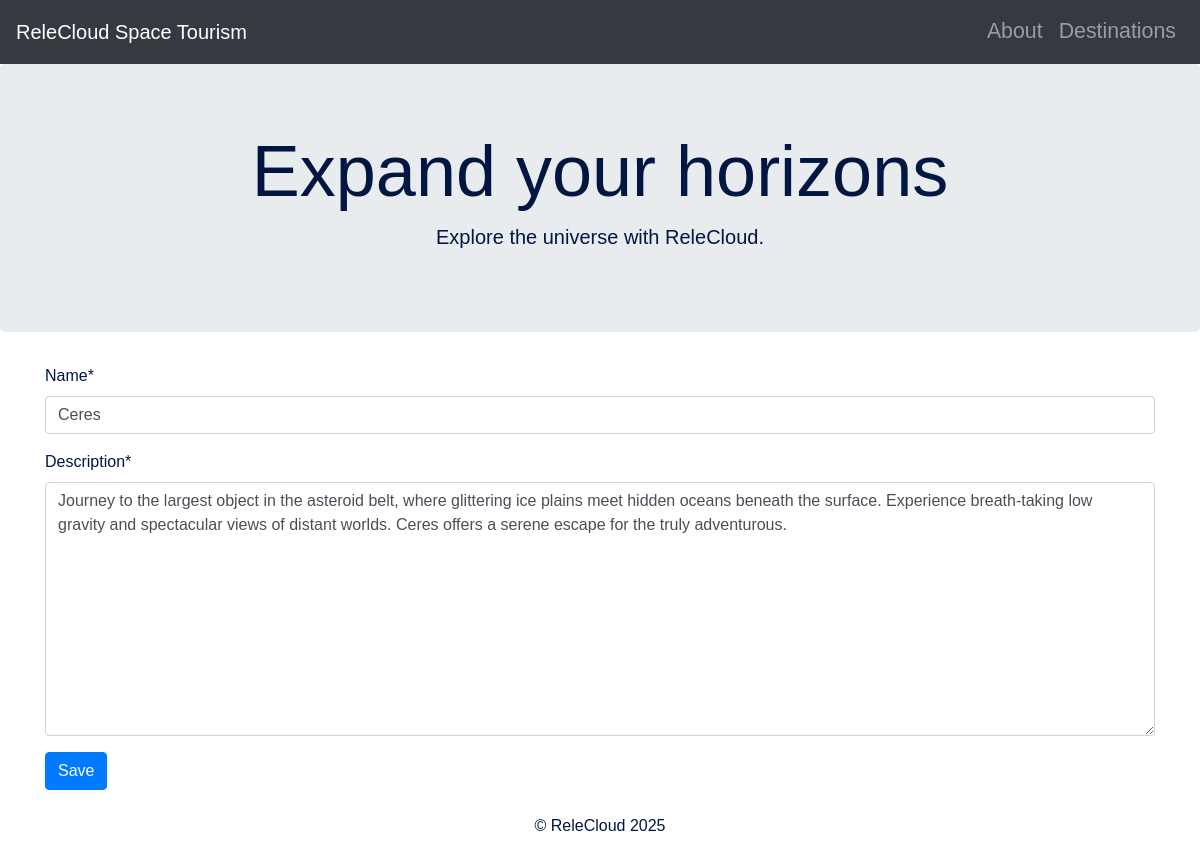
Screenshot of /destination/1/update with the database file from the repository.
### relecloud/models.py (models this page shows, shortened)
class Destination(models.Model):
    name = models.CharField(
        unique=True,
        max_length=50,
        null=False,
        blank=False,
    )
    description = models.TextField(
        max_length=2000,
        null=False,
        blank=False
    )

### relecloud/views.py (the view)
# urls.py: path('destination/<int:pk>/update', views.DestinationUpdateView.as_view(), name='destination_form'),
class DestinationUpdateView(generic.UpdateView):
    model = models.Destination
    template_name = 'relecloud/destination_form.html'
    fields = ['name', 'description']

### relecloud/templates/relecloud/destination_form.html (shortened to what this page needs)
{% extends "base.html" %}
{% load crispy_forms_tags %}
{% block content %}
<form method="post">
    {{ form|crispy }}
    <button type="submit" class="btn btn-primary">
        Save
    </button>
</form>
{% endblock content %}

### rows the page displays
Destination: name "Ceres", description "Journey to the largest object in the asteroid belt, where glittering ice plains meet hidden oceans beneath the surface. Experience breath-taking low gravity and spectacular views of distant worlds. Ceres offers a serene escape for the truly adventurous."
